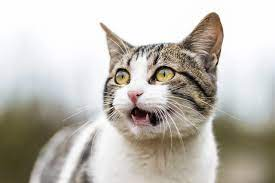
#> input picture HuggingFace/CV/cat1.jpg, 275 x 183 px
$ jupyter execute feature_matching.ipynb
#> lines starting #> are read from the running program, lines starting #| are printed output that depends on the picture
[cell 1]
import cv2
import numpy as np

SIFT Detector

[cell 2]
sift = cv2.SIFT_create()

[cell 3]
img_1 = cv2.imread("cat1.jpg")
#> img_1 is the input picture: shape (183, 275, 3); mean B, G, R 179.9, 187.4, 191.7
img_2 = cv2.imread("cat2.jpg")
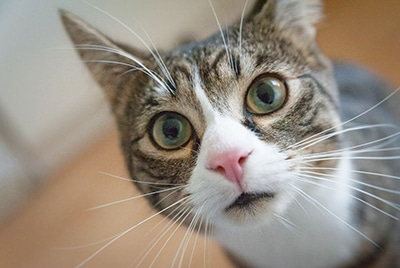
#> input picture HuggingFace/CV/cat2.jpg, 400 x 268 px
#> img_2 is the input picture: shape (268, 400, 3); mean B, G, R 128.6, 140.6, 150.4

[cell 4]
kp1, des1 = sift.detectAndCompute(img_1, None)
#> kp1 = 251 keypoints; strongest (x, y, size): (153, 79, 6.3), (119, 70, 2.9), (111, 105, 2.3), (137, 112, 11.1)
kp2, des2 = sift.detectAndCompute(img_2, None)
#> kp2 = 490 keypoints; strongest (x, y, size): (242, 160, 5.1), (247, 124, 5.6), (225, 127, 30.7), (289, 158, 1.9)

Find matches using k nearest neighbors

[cell 5]
bf = cv2.BFMatcher()
matches = bf.knnMatch(des1, des2, k=2)
#> matches = 251 matches

[cell 6]
good = []
for m, n in matches:
    if m.distance < 0.75 * n.distance:
        good.append([m])
#> after the loop, good = 8 matches

[cell 7]
img3 = cv2.drawMatchesKnn(
    img_1, kp1, img_2, kp2, good, None, flags=cv2.DrawMatchesFlags_NOT_DRAW_SINGLE_POINTS
)
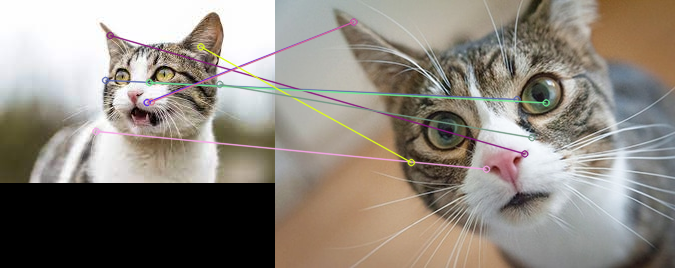
#> img3: shape (268, 675, 3); mean B, G, R 126.3, 135.1, 142.3

[cell 8]
cv2.imwrite("out.jpg", img3)
#> Out = True

[cell 9]
import matplotlib.pyplot as plt

img = cv2.imread("out.jpg")
img_rgb = cv2.cvtColor(img, cv2.COLOR_BGR2RGB)
plt.imshow(img_rgb)
plt.show()

ORB

[cell 10]
orb = cv2.ORB_create()

[cell 11]
kp1, des1 = orb.detectAndCompute(img_1, None)
#> kp1 = 412 keypoints; strongest (x, y, size): (112, 79, 31), (148, 81, 31), (117, 69, 31), (117, 71, 31)
kp2, des2 = orb.detectAndCompute(img_2, None)
#> kp2 = 486 keypoints; strongest (x, y, size): (252, 130, 31), (244, 122, 37.2), (245, 122, 44.6), (244, 123, 53.6)

ORB is a binary descriptor, we find matches using Hamming Distance, which is a measure of the difference between two strings of equal length.

[cell 12]
bf = cv2.BFMatcher(cv2.NORM_HAMMING, crossCheck=True)

[cell 13]
matches = bf.match(des1, des2)
#> matches = 136 matches

[cell 14]
matches = sorted(matches, key=lambda x: x.distance)

[cell 15]
img3 = cv2.drawMatches(
    img_1,
    kp1,
    img_2,
    kp2,
    matches[:50],
    None,
    flags=cv2.DrawMatchesFlags_NOT_DRAW_SINGLE_POINTS,
)
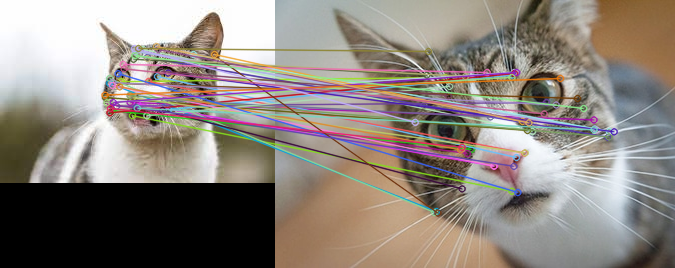
#> img3: shape (268, 675, 3); mean B, G, R 126.1, 133.3, 141.9

[cell 16]
cv2.imwrite("out_orb.jpg", img3)
#> Out = True

[cell 17]
img = cv2.imread("out_orb.jpg")
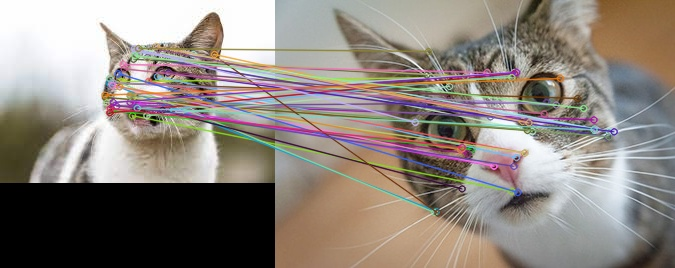
#> img: shape (268, 675, 3); mean B, G, R 126.1, 133.3, 141.9
img_rgb = cv2.cvtColor(img, cv2.COLOR_BGR2RGB)
plt.imshow(img_rgb)
plt.show()
